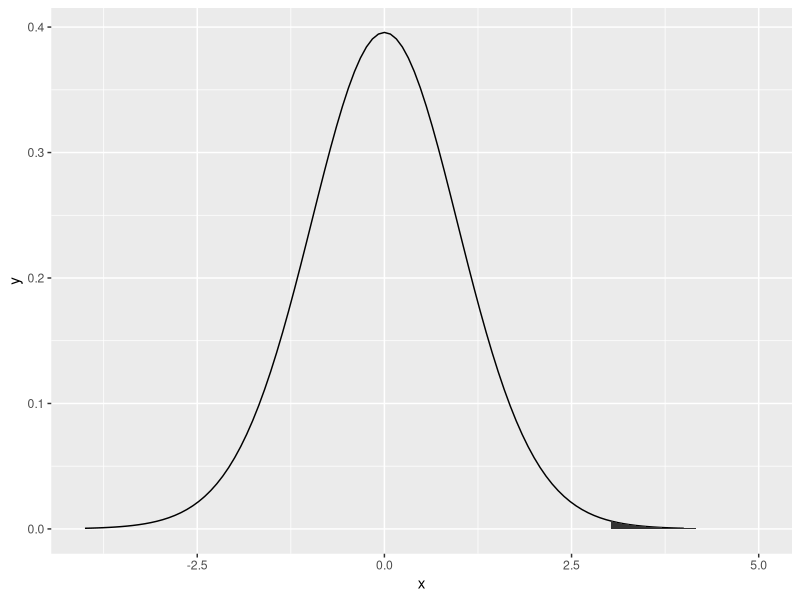

The R source for this figure:
library(tidyverse)

n <- 32
sd <- 5.6
mu.0 <- 30
y.hat <- 33

#pg 308
t <- (y.hat - mu.0) / (sd / sqrt(n))
t

#pg 309
ggplot(data.frame(x=c(-4,4)), aes(x=x)) +
  stat_function(fun=dt, args=list(df=n-1)) +
  stat_function(fun=dt, args=list(df=n-1), xlim=c(t, 5), geom="area")

#pg 310
p <- 1-pt(t, df=n-1)
p

p < 0.05

#pg 311
t.star <- qt(0.975,df=n-1)
t.star

ci <- c(y.hat - (t.star * (sd / sqrt(n))), y.hat + (t.star * (sd / sqrt(n))))
ci

#pg 312
speeds <- c(29,25,22,34,38,40,27,29,30,30,23,34,42,36,35,27,37)
length(speeds)
summary(speeds)
sd(speeds)
t.test(speeds,mu=30,alternative="greater")

#pg 313
t.test(speeds,mu=30)

t <- (mean(speeds) - 30) / (sd(speeds) / sqrt(length(speeds)))
t

p <- 1-pt(t,df=length(speeds)-1)
p

p < 0.05

ci <- c(mean(speeds) - ((qt(0.975,df=length(speeds)-1)) * (sd(speeds)/sqrt(length(speeds)))),
        mean(speeds) + ((qt(0.975,df=length(speeds)-1)) * (sd(speeds)/sqrt(length(speeds)))))
ci

#pg 314
t.test(speeds,mu=30)